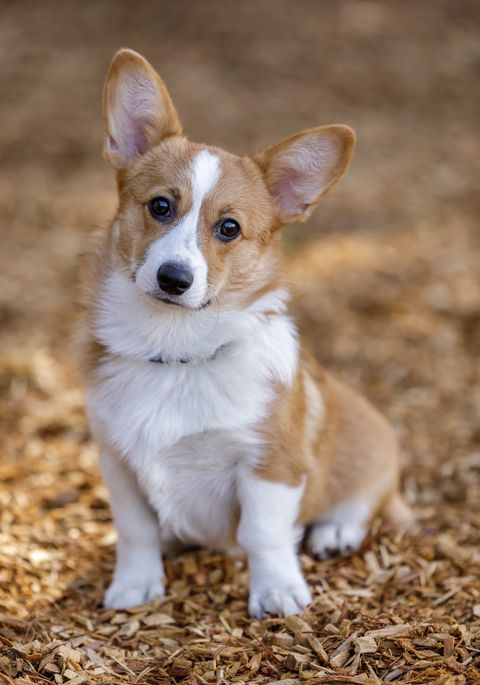
#> input picture labs/Lab7/corgi.jpg, 480 x 685 px
$ python lab7.py
#> lines starting #> are read from the running program, lines starting #| are printed output that depends on the picture
import PIL
from PIL import Image
from PIL import ImageFilter
#this loads the image into memory for manipulation
image = Image.open("corgi.jpg")
#> image is the input picture: PIL image 480x685 RGB; mean R, G, B 147.6, 123.5, 104.2

#bluring an image
blurredimage = image.filter(ImageFilter.GaussianBlur())
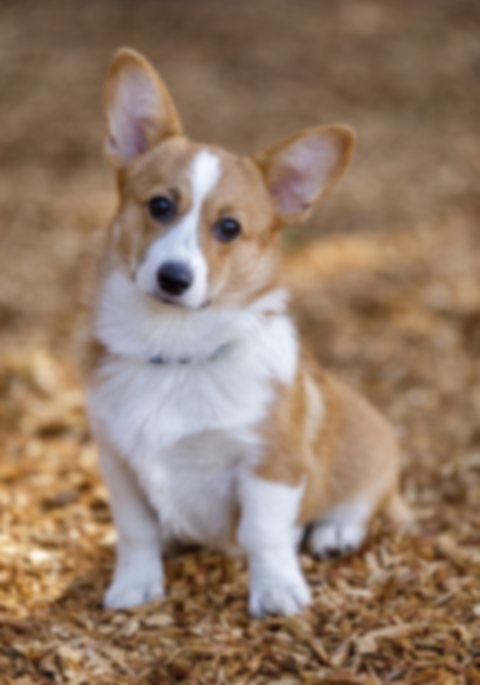
#> blurredimage: PIL image 480x685 RGB; mean R, G, B 147.6, 123.5, 104.2
blurredimage.show()

#making image greyscale
greyscaleimage = image.convert('L')
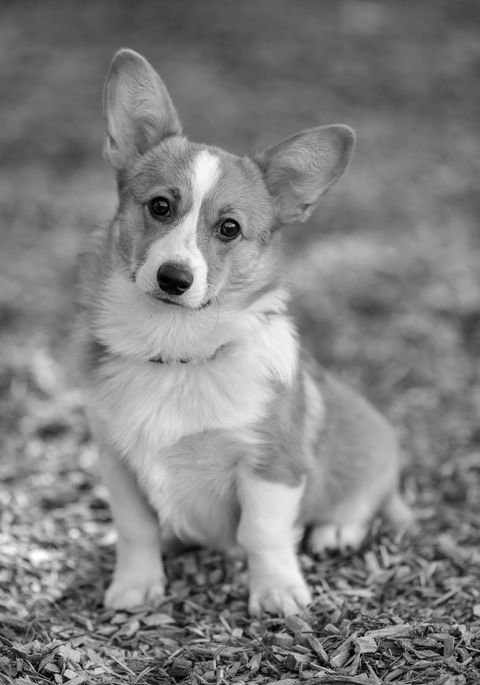
#> greyscaleimage: PIL image 480x685 L; min 0, max 254, mean 128.5
greyscaleimage.show()

#creating a half and half image
##creating new image
combinedimage = Image.new('RGB', (image.width, image.height))
#> combinedimage: PIL image 480x685 RGB; every value is 0

##cropping images
cropped_left = image.crop((0, 0, image.width/2, image.height))
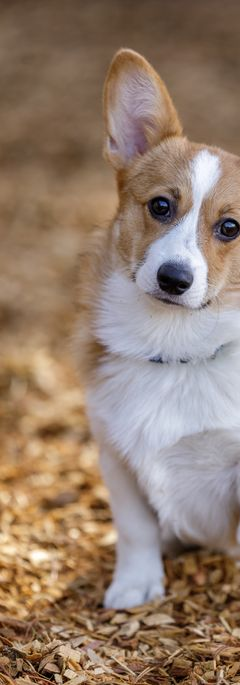
#> cropped_left: PIL image 240x685 RGB; mean R, G, B 147.7, 126, 109.5
cropped_right = greyscaleimage.crop((image.width/2, 0, image.width, image.height))
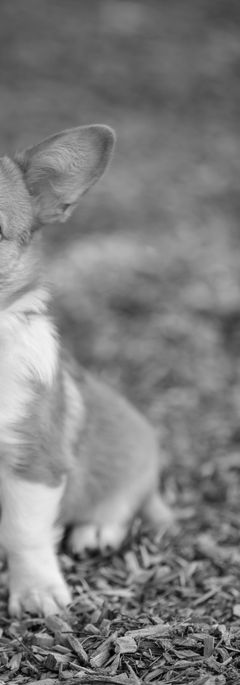
#> cropped_right: PIL image 240x685 L; min 0, max 243, mean 126.4

##inputing new part of images
combinedimage.paste(cropped_left, (0,0))
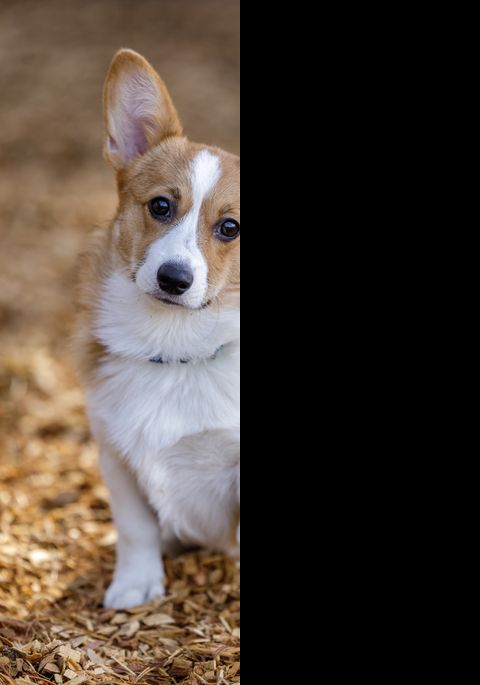
#> combinedimage: PIL image 480x685 RGB; mean R, G, B 73.9, 63, 54.7
combinedimage.paste(cropped_right , (cropped_left.width,0))
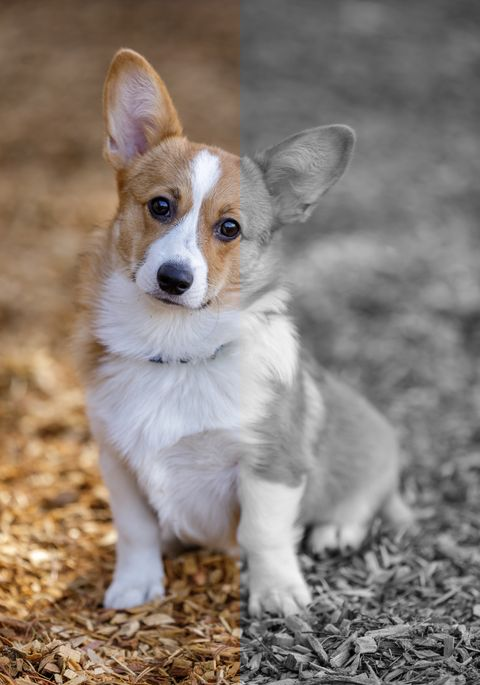
#> combinedimage: PIL image 480x685 RGB; mean R, G, B 137, 126.2, 117.9
combinedimage.show()
